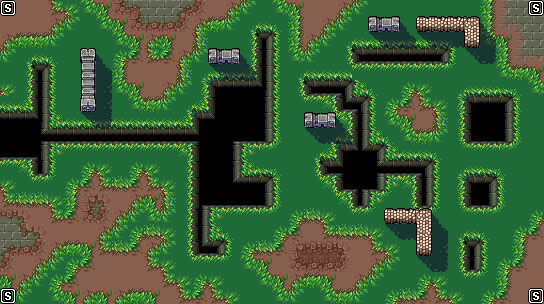

A level layout from a 2D game, rendered from its tile map. Below: a short description, then the map file with tile-grid data replaced by summaries:
An orthogonal 34x19 tile map with 16x16 px tiles, 3 tile layers (Ground, Shadows, Objects).

<map version="1.2" tiledversion="1.2.4" orientation="orthogonal" renderorder="right-down" width="34" height="19" tilewidth="16" tileheight="16" infinite="0" nextlayerid="12" nextobjectid="13">
 <tileset firstgid="1" source="TileSet_Main.tsx" />
 <layer id="2" name="Ground" width="34" height="19">
  <data>[646 cells, 646 non-empty, 82 distinct tile ids]</data>
 </layer>
 <layer id="5" name="Shadows" width="34" height="19" opacity="0.5">
  <data>[646 cells, 32 non-empty, 6 distinct tile ids]</data>
 </layer>
 <layer id="3" name="Objects" width="34" height="19">
  <data>[646 cells, 24 non-empty, 11 distinct tile ids]</data>
 </layer>
</map>
